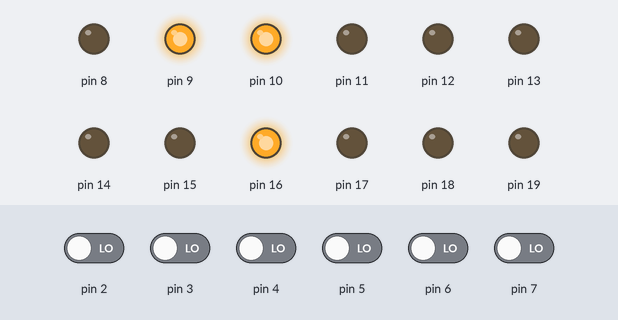
This sketch was run on a simulated Arduino Uno, built with avr-gcc and run on an emulated ATmega328P. Shown: output pins drawn as LEDs (lit = HIGH). Dashed ring = blinking. Inputs (shaded band) come from the test bench; at power-on: pin 2–7 LOW. What the sketch prints to the serial monitor is not drawn.

Above: at 2.8 s.
2.9 s: pin 6 driven HIGH
At 3.82 s:
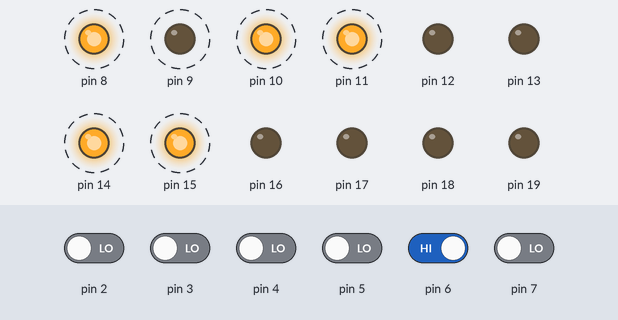
5.9 s: pin 2 driven HIGH
At 6.68 s:
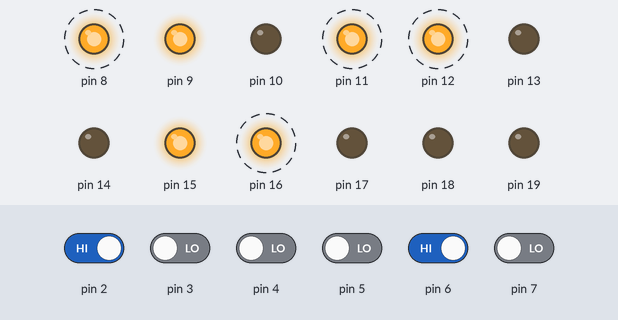
8.9 s: pin 3 driven HIGH
At 9.54 s:
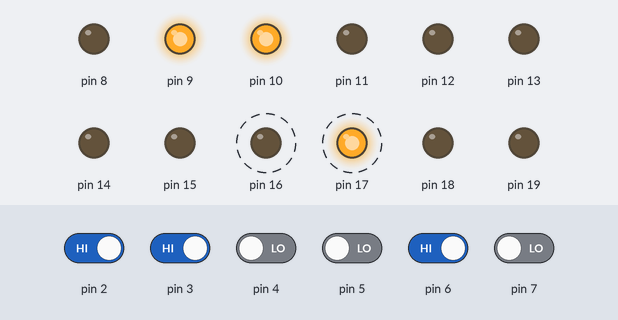
11.9 s: pin 4 driven HIGH
At 12.14 s:
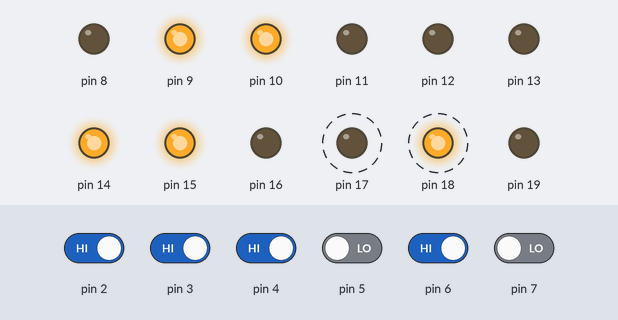
14.9 s: pin 5 driven HIGH
At 15.52 s:
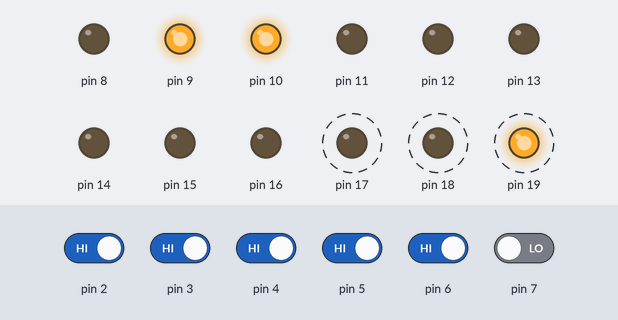
17.9 s: pin 5 driven LOW
At 18.38 s:
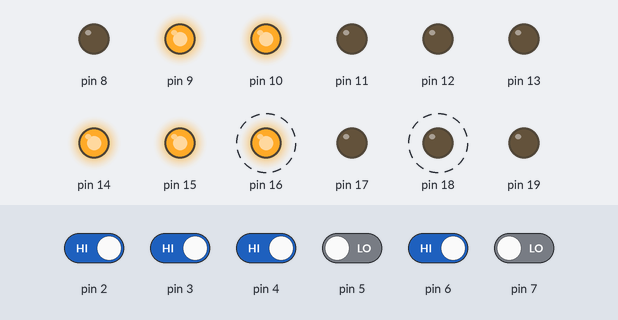
Timing chart, 0 to 21.9 s (numbered marks = the images above; inputs shaded):
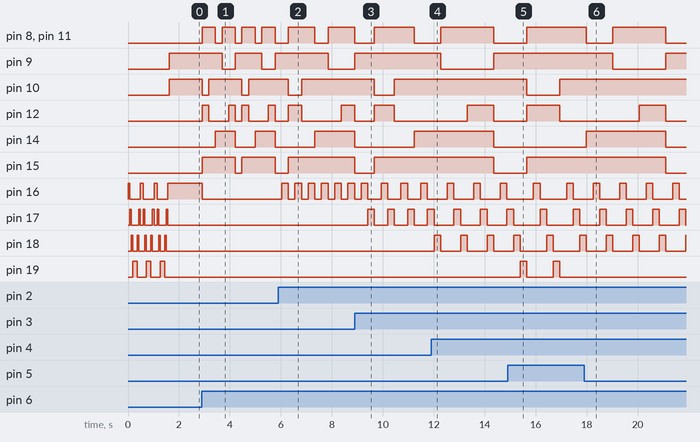

The sketch:

line6m5_MIDI_controller.ino
```cpp
byte presetChange = 0xC0; // MIDI poruka za promjenu preseta

int presets[] {0x0, 0x1, 0x2, 0x3, 0x4, 0x5,
               0x6, 0x7, 0x8, 0x9, 0xA, 0xB,
               0xC, 0xD, 0xE, 0xF, 0x10, 0x11,
               0x12, 0x13, 0x14, 0x15, 0x16, 0x17}; // hex vrijednosti za presete od 1-24

int razina = 1;
int pomak = 0;


//vraća pomak ovisno o vrijednosti konstante razina
int vratiPomak(){
  if(razina == 1) return 0;
  else if(razina == 2) return 4;
  else if(razina == 3) return 8;
  else if(razina == 4) return 12;
  else if(razina == 5) return 16;
  else if(razina == 6) return 20;
}

// ukljućuje ledicu ovisno koji je preset odnosno tipka aktivna
void ledice(int brojTipke){
  if(brojTipke == 0){
    digitalWrite(16, HIGH);
    digitalWrite(17, LOW);
    digitalWrite(18, LOW);
    digitalWrite(19, LOW);
  }
  if(brojTipke == 1){
    digitalWrite(16, LOW);
    digitalWrite(17, HIGH);
    digitalWrite(18, LOW);
    digitalWrite(19, LOW);
  }
  if(brojTipke == 2){
    digitalWrite(16, LOW);
    digitalWrite(17, LOW);
    digitalWrite(18, HIGH);
    digitalWrite(19, LOW);
  }
  if(brojTipke == 3){
    digitalWrite(16, LOW);
    digitalWrite(17, LOW);
    digitalWrite(18, LOW);
    digitalWrite(19, HIGH);
  }
}

//poziva se na početku, zbog estetskog dojma
void ukljucivanje(){
  for(int i = 0; i < 3; i++){
    for(int j = 0; j < 4; j++){
      ledice(j);
      delay(60);
    }
    for(int k = 4; k >= 0; k--){
       ledice(k);
      delay(60);
  }
  }
}

//u procesu promjene razine isključuje aktivne ledice
//jer je aktivan preset na prethodnoj razini a na novoj
//odabranoj ne, iz tog razloga se isključuju sve ledice
void izmjenaRazine(){
    digitalWrite(16, LOW);
    digitalWrite(17, LOW);
    digitalWrite(18, LOW);
    digitalWrite(19, LOW);
}

void promjeniPreset(int brojTipke){
  Serial.write(presetChange);
  Serial.write(presets[brojTipke+vratiPomak()]);
  ledice(brojTipke);
}


//funkcija za ispis razine na HEX pokaznik
void ispis(int brojRazine){
    if(brojRazine == 1){
    digitalWrite(8, LOW);
    digitalWrite(9, HIGH);
    digitalWrite(10, HIGH);
    digitalWrite(11, LOW);
    digitalWrite(12, LOW);
    digitalWrite(14, LOW);
    digitalWrite(15, LOW);
    }
    if(brojRazine == 2){
    digitalWrite(8, HIGH);
    digitalWrite(9, HIGH);
    digitalWrite(10, LOW);
    digitalWrite(11, HIGH);
    digitalWrite(12, HIGH);
    digitalWrite(14, LOW);
    digitalWrite(15, HIGH);
    }
    if(brojRazine == 3){
    digitalWrite(8, HIGH);
    digitalWrite(9, HIGH);
    digitalWrite(10, HIGH);
    digitalWrite(11, HIGH);
    digitalWrite(12, LOW);
    digitalWrite(14, LOW);
    digitalWrite(15, HIGH);
    }
    if(brojRazine == 4){
    digitalWrite(8, LOW);
    digitalWrite(9, HIGH);
    digitalWrite(10, HIGH);
    digitalWrite(11, LOW);
    digitalWrite(12, LOW);
    digitalWrite(14, HIGH);
    digitalWrite(15, HIGH);
    }
    if(brojRazine == 5){
    digitalWrite(8, HIGH);
    digitalWrite(9, LOW);
    digitalWrite(10, HIGH);
    digitalWrite(11, HIGH);
    digitalWrite(12, LOW);
    digitalWrite(14, HIGH);
    digitalWrite(15, HIGH);
    }
    if(brojRazine == 6){
    digitalWrite(8, HIGH);
    digitalWrite(9, LOW);
    digitalWrite(10, HIGH);
    digitalWrite(11, HIGH);
    digitalWrite(12, HIGH);
    digitalWrite(14, HIGH);
    digitalWrite(15, HIGH);
    }
}

//koristi se za povećanje i smanjivanje varijable razina
//u ovisnosti o tipkama za povećanje i smanjivanje razine
void promjeniRazinu(int brojTipke){
  if (brojTipke == 0){
    if(razina == 6){
      razina = 1;
    }
    else{
      razina++;
    }
  }
  else{
    if(razina == 1) {
      razina = 1;
    }
    else{
      razina--;
    }
  }
  ispis(razina);
  izmjenaRazine();
}


void setup() {

  for(int i = 2; i < 8; i++){  //inicijalizacija ulaza, tipke
    pinMode(i, INPUT);
  }

  for(int j = 8; j < 13; j++){ //inicijalizacija izlaza, HEX pokaznik
    pinMode(j, OUTPUT);
  }

  for(int k = 13; k < 20; k++){ //inicijalizacija izlaza, HEX pokaznik i ledice
    pinMode(k, OUTPUT);
  }

  Serial.begin(31250); //uspostava serijske komunikacije, 31250 Bauda
  promjeniPreset(0);   //postavljanje defaultnog preseta
  ukljucivanje();      //vizualni efekt
  ispis(1);            //defaultni preset ispis na HEX pokaznik
}


void loop() {     // vršenje stalne provjere koja je tipka pritisnuta

  if(digitalRead(2) == HIGH){
  delay(10);
   if(digitalRead(2) == HIGH){
     promjeniPreset(0);
     delay(250);
   }
  }

  if(digitalRead(3) == HIGH){
  delay(10);
   if(digitalRead(3) == HIGH){
     promjeniPreset(1);
     delay(250);
   }
  }

  if(digitalRead(4) == HIGH){
  delay(10);
   if(digitalRead(4) == HIGH){
     promjeniPreset(2);
     delay(250);
   }
  }

  if(digitalRead(5) == HIGH){
  delay(10);
   if(digitalRead(5) == HIGH){
     promjeniPreset(3);
     delay(250);
   }
  }

  if(digitalRead(6) == HIGH){
  delay(10);
   if(digitalRead(6) == HIGH){
     promjeniRazinu(0);
     delay(250);
   }
  }

  if(digitalRead(7) == HIGH) {
  delay(10);
   if(digitalRead(7) == HIGH){
     promjeniRazinu(1);
     delay(250);
   }
  }
}
```

Measured:
- after the input at 2.9 s, pin 8: alternates HIGH for 0.52 s and LOW for 0.26 s, starting at once; pin 9: alternates HIGH for 1.0 s and LOW for 0.52 s, starting after 0.79 s
- after the input at 5.9 s, pin 8, pin 11: alternates HIGH for 1.0 s and LOW for 0.52 s, starting after 0.39 s; pin 16: alternates HIGH for 0.26 s and LOW for 0.26 s, starting after 0.13 s
- after the input at 8.9 s, pin 9: stays HIGH (without the input it goes to LOW after 2.1 s); pin 14: LOW → HIGH after 2.3 s instead of 1.6 s; pin 15: LOW → HIGH after 0.77 s instead of 0.51 s; pin 16: alternates HIGH for 0.26 s and LOW for 0.52 s, starting after 1.0 s; pin 17: alternates HIGH for 0.26 s and LOW for 0.52 s, starting after 0.51 s
- after the input at 11.9 s, pin 10: stays HIGH (without the input it goes to LOW after 2.5 s); pin 14: HIGH → LOW after 2.5 s instead of 1.7 s
- after the input at 14.9 s, pin 14: stays LOW (without the input it goes to HIGH after 2.6 s); pin 15: LOW → HIGH after 0.75 s instead of 0.49 s; pin 19: alternates HIGH for 0.26 s and LOW for 1.0 s, starting after 0.49 s
- after the input at 17.9 s, pin 9: HIGH → LOW after 1.1 s instead of 1.7 s; pin 12: LOW → HIGH after 2.2 s instead of 3.0 s; pin 14: LOW → HIGH after 0.09 s instead of 0.35 s; pin 15: HIGH → LOW after 3.2 s; pin 19: stops changing and stays LOW
